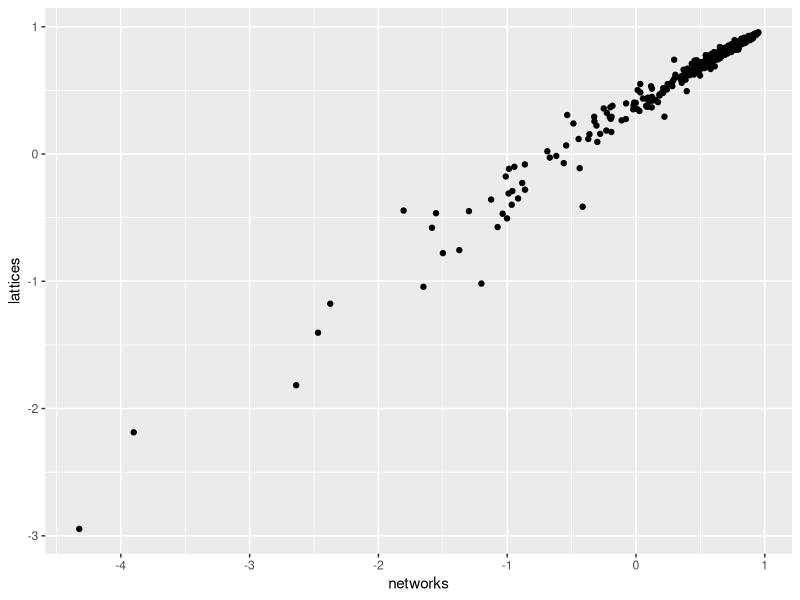
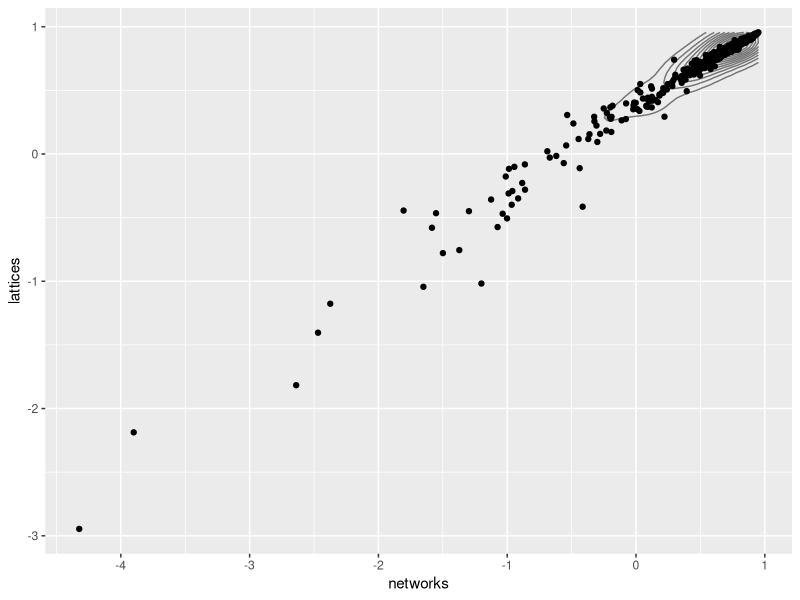
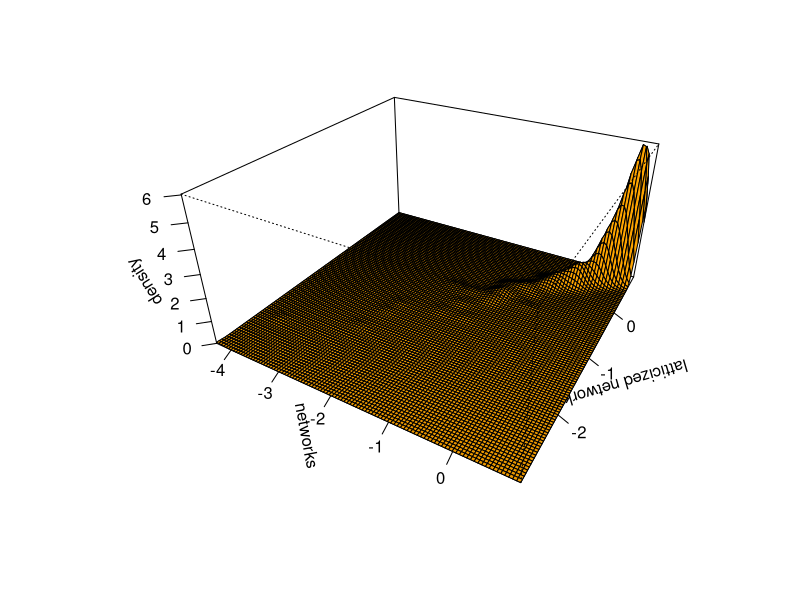

Write the R code that produced these figures, in order.
#' entropy

library(ggplot2)

#' Load data
data<-read.csv("lattices.csv")
View(data)

#' plot
m <- ggplot(data, aes(x = networks, y = lattices)) + geom_point()
plot(m)
m + geom_density_2d(alpha = 0.5,colour = "black")


library(MASS)
den3d <- kde2d(data$networks, data$lattices, n=100)
persp(den3d, box=T,theta = 30, phi = 30, expand = 0.5, col = "orange",
      ltheta = 10, shade = 0.1, ticktype = "detailed",
      xlab = "networks", ylab = "latticized networks", zlab = "density")


Linear_model <- lm(lattices~networks,data=data)
print(Linear_model)
summary(Linear_model)

